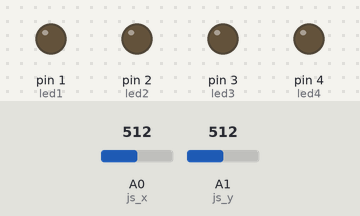
A sketch run on a simulated Arduino Uno, built with avr-gcc and run on an emulated ATmega328P. Shown: output pins drawn as LEDs (lit = HIGH). Inputs (shaded band) come from the test bench; at power-on: A0 (js_x) = 512, A1 (js_y) = 512.

Above: at 1.2 s.
1.3 s: A0 (js_x) set to 882
2.8 s: A0 (js_x) set to 914
At 3.7 s:
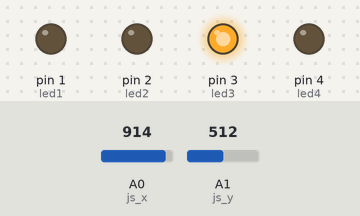
4.3 s: A1 (js_y) set to 887
5.8 s: A1 (js_y) set to 913
At 6.2 s:
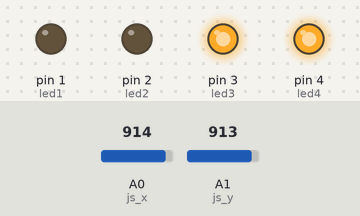
7.3 s: A0 (js_x) set to 900
At 8.5 s:
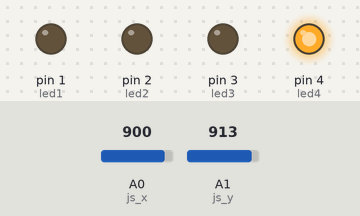
8.8 s: A1 (js_y) set to 90
At 9.9 s:
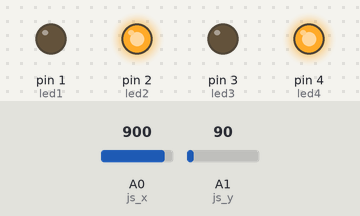
Timing chart, 0 to 11.3 s (numbered marks = the images above; inputs shaded):
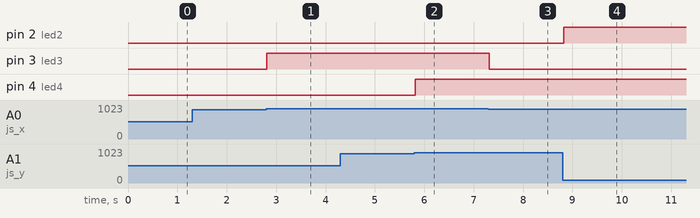

Measured:
- the behaviour switches between 900 and 901 on A0 (js_x) (found by bisection; images 0 and 1)
- the behaviour switches between 900 and 901 on A1 (js_y) (found by bisection; images 1 and 2)
- after the input at 1.3 s, every drawn part: stays the same
- after the input at 2.8 s, pin 3 (led3): LOW → HIGH at once
- after the input at 4.3 s, every drawn part: stays the same
- after the input at 5.8 s, pin 4 (led4): LOW → HIGH at once
- after the input at 7.3 s, pin 3 (led3): HIGH → LOW at once
- after the input at 8.8 s, pin 2 (led2): LOW → HIGH at once

The sketch:

camp_example.ino
```cpp
int led1 = 1;
int led2 = 2;
int led3 = 3;
int led4 = 4;
int js_x = A0;
int js_y = A1;

void setup() {
  // put your setup code here, to run once:
  pinMode(led1, OUTPUT);
  pinMode(led2, OUTPUT);
  pinMode(led3, OUTPUT);
  pinMode(led4, OUTPUT);
  pinMode(js_x, INPUT);
  pinMode(js_y, INPUT);
}
void loop() {
  // put your main code here, to run repeatedly:
  int x = analogRead(js_x);
  int y = analogRead(js_y);
  if (x < 100) {
    digitalWrite(led1, HIGH);
  }
  else if (x > 900) {
    digitalWrite(led3, HIGH);
  }
  else {
    digitalWrite(led1, LOW);
    digitalWrite(led3, LOW);
  }

  if (y < 100) {
    digitalWrite(led2, HIGH);
  }
  else if (y > 900) {
    digitalWrite(led4, HIGH);
  }
  else {
    digitalWrite(led2, LOW);
    digitalWrite(led4, LOW);
  }
  delay(100);
}
```
